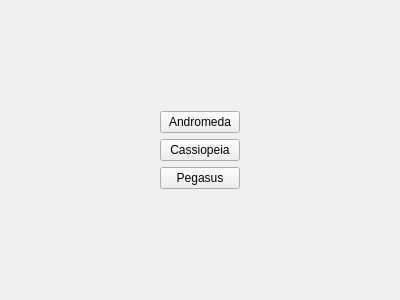
<?xml version="1.0" encoding="UTF-8"?>
<ui version="4.0">
 <class>ZonePlacementPage</class>
 <widget class="QWizardPage" name="ZonePlacementPage">
  <property name="geometry">
   <rect>
    <x>0</x>
    <y>0</y>
    <width>400</width>
    <height>300</height>
   </rect>
  </property>
  <property name="windowTitle">
   <string>WizardPage</string>
  </property>
  <layout class="QGridLayout" name="gridLayout">
   <item row="3" column="1">
    <widget class="QPushButton" name="pbPegasus">
     <property name="text">
      <string>Pegasus</string>
     </property>
    </widget>
   </item>
   <item row="2" column="1">
    <widget class="QPushButton" name="pbCassiopeia">
     <property name="text">
      <string>Cassiopeia</string>
     </property>
    </widget>
   </item>
   <item row="1" column="1">
    <widget class="QPushButton" name="pbAndromeda">
     <property name="text">
      <string>Andromeda</string>
     </property>
    </widget>
   </item>
   <item row="1" column="0">
    <spacer name="horizontalSpacer">
     <property name="orientation">
      <enum>Qt::Horizontal</enum>
     </property>
     <property name="sizeHint" stdset="0">
      <size>
       <width>40</width>
       <height>20</height>
      </size>
     </property>
    </spacer>
   </item>
   <item row="0" column="1">
    <spacer name="verticalSpacer">
     <property name="orientation">
      <enum>Qt::Vertical</enum>
     </property>
     <property name="sizeHint" stdset="0">
      <size>
       <width>20</width>
       <height>40</height>
      </size>
     </property>
    </spacer>
   </item>
   <item row="1" column="2">
    <spacer name="horizontalSpacer_2">
     <property name="orientation">
      <enum>Qt::Horizontal</enum>
     </property>
     <property name="sizeHint" stdset="0">
      <size>
       <width>40</width>
       <height>20</height>
      </size>
     </property>
    </spacer>
   </item>
   <item row="4" column="1">
    <spacer name="verticalSpacer_2">
     <property name="orientation">
      <enum>Qt::Vertical</enum>
     </property>
     <property name="sizeHint" stdset="0">
      <size>
       <width>20</width>
       <height>40</height>
      </size>
     </property>
    </spacer>
   </item>
  </layout>
 </widget>
 <resources/>
 <connections/>
</ui>
